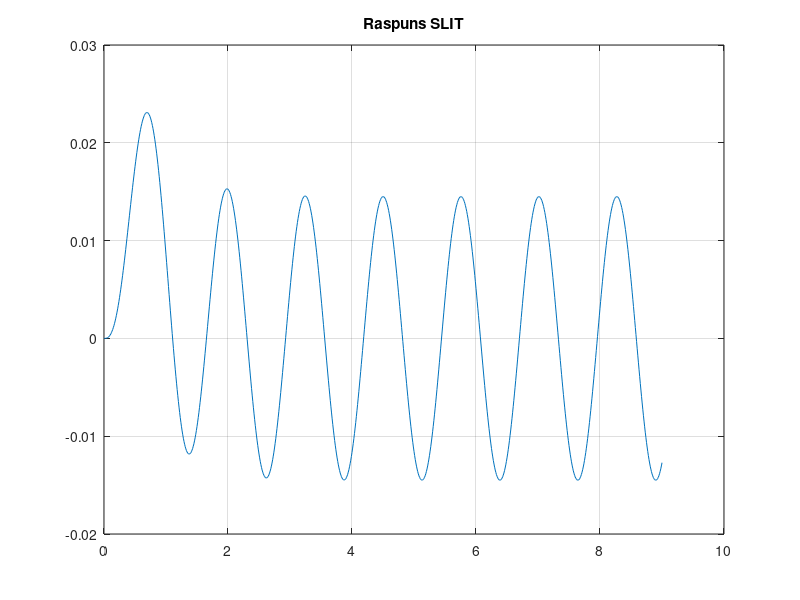

This chart was generated by the following MATLAB code:
H = zpk([], [-2 -4], 1);

omega = input('Introduceti pulsatia: ');
t = 0:.01:9;
u = 1/2*sin(omega*t);

y = lsim(H, u, t);
plot(t, y);grid; title('Raspuns SLIT')

%{
[num, den] = tfdata(H, 'v');
[A, B, C, D] = tf2ss(num, den); % [A,B,C,D] = ss(H);
v = [];

for i = 1:length(t)
    v(i) = C*expm( A*t(i) )*B;
end

yy = []
for i = 1:length(t)
    s = 0;
    for j = 1:i
        s = s+v(j)*u(i-j+1);
    end
    yy(i) = s*0.01+D*u(i);
end

plot(t, yy); grid; title('SLIT cu ecuatia generala')


%}